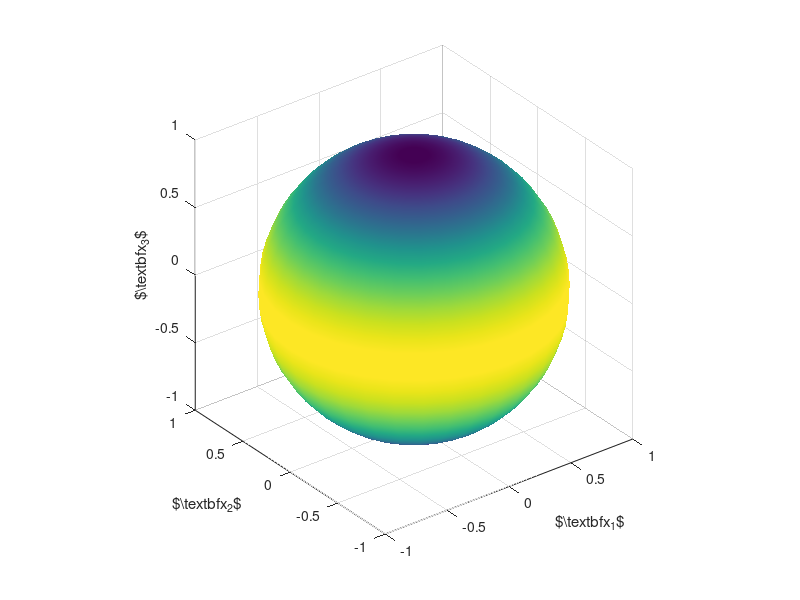

This figure's MATLAB source: (Note: this script raises an error after producing the figure.)
cd 'C:\Users\Felipe\Downloads\projects\Gr'

%% 1 - Rank 1 
clc, clear, close all

x = rand(3,1); x = x/norm(x);
x = [0;0;1];
y = rand (3,1); y = y/norm(y);

[X,Y,Z] = sphere(32);
T = 1-(X*x(1)+Y*x(2)+Z*x(3)).^2;


%% Plotting
f1= figure(1); subplot(111), clc
surf(X,Y,Z,T)

xlabel('$\textbf{x}_1$'), ylabel('$\textbf{x}_2$'), zlabel('$\textbf{x}_3$'), %title('$f(\textbf{x})$')
pbaspect([1 1 1]); axis equal, shading interp, colormap parula;
cb = colorbar; set(cb,'position',[.89 .3 ,.04 .35]) 
set(f1,'WindowStyle','normal')
set(gcf, 'Position', [2^3, 2^8, 2^9+2^5, 2^9])
set(gca,'fontsize', 20)

%% Persistence
export_fig './figures/rank1.pdf' -pdf -transparent -c[0,Inf,Inf,Inf]
saveas(f1,'./figures/rank1.fig')

%% 2 - Full obs landscape
clc, clear

m = 100;
n = 200;
r = 6;
tiks = 32;
p = .9; 

U = orth(randn(m,r));
V = orth(randn(m,r));  [U,V] = orthogonal_project_normalize(U,V);
M = U*diag([1 1 1 1.4 1.4 1.4])*orth(rand(n,r))';

O = rand(m,n) < p;
[dX,dY] = meshgrid(linspace(pi/2,0,tiks),linspace(pi/2,0,tiks));
f = partial_projectionDist(tiks,U,V,M,O,p);

%% Plotting
f2 = figure(1); subplot(111), clc
surf(dX,dY,f,'EdgeColor',[.75 .75 .75]), colormap parula, hold on
xlabel('$\theta_1$'), ylabel('$\theta_2$')

pbaspect([1 1 1]), cb = colorbar; set(cb,'position',[.875 .3 ,.04 .425]), caxis([0,4.5])
set(gca,'xtick',0:pi/4:pi/2,'xticklabel',{'0','\pi/4','\pi/2'})
set(gca,'ytick',0:pi/4:pi/2,'yticklabel',{'0','\pi/4','\pi/2'})
view(-40,22), 
set(f2,'WindowStyle','normal')
set(gcf, 'Position', [2^3, 2^8, 2^9+2^7, 2^9])
set(gca,'fontsize', 20)
hold off


%% Persistence
export_fig './figures/full_landscape.pdf' -pdf -transparent -c[0,Inf,Inf,Inf]
saveas(f2,'./figures/full_landscape.fig')

%% 2 Landscape/geodesics
clc, clear

m = 100;
n = 200;
r = 6;
tiks = 32;
pts = 20;
p = 1; 

U = orth(randn(m,r));
V = orth(randn(m,r));  [U,V] = orthogonal_project_normalize(U,V);
M = U*diag([1 .5 1 .5 1 .5])*orth(rand(n,r))';

O = rand(m,n) < p;

f = partial_projectionDist(tiks,U,V,M,O,p);
[t1,t2,f1] = geodesic2([4/8*pi/2,0],[0,5/8*pi/2],V,U,O,M,pts,p);
[t3,t4,f2] = geodesic2([0,2/8*pi/2],[2/4*pi/2,3/4*pi/2],V,U,O,M,pts,p);
[t5,t6,f3] = geodesic2([3/8*pi/2,0],[pi/2,pi/2],V,U,O,M,pts,p);
[dX,dY] = meshgrid(linspace(pi/2,0,tiks),linspace(pi/2,0,tiks));

%% Plotting
fig3 = figure(1); clc, 
fonts = 22;

subplot(2,3,[1 2 4 5])
surf(dX,dY,f,'EdgeColor',[.75 .75 .75]), colormap parula, hold on
plot3(t1,t2,f1+.01,'.-','Markersize',8,'color', 'magenta')
plot3(t3,t4,f2+.01,'.-','Markersize',8,'color', [.54 0 .54])
plot3(t5,t6,f3+.01,'.-','Markersize',8,'color', [.85 .125 .125])
plot3(t1(find(t2<pi/4 & t1<pi/4, 1,'last')),t2(find(t2<pi/4 & t1<pi/4, 1,'last')),f1(find(t2<pi/4 & t1<pi/4, 1,'last')),'.-','Markersize',24,'color', 'magenta')
plot3(t3(find(t3<pi/4 & t4<pi/4, 1,'last')),t4(find(t3<pi/4 & t4<pi/4, 1,'last')),f2(find(t3<pi/4 & t4<pi/4, 1,'last')),'.-','Markersize',24,'color', [.54 0 .54])
plot3(t5(find(t5<pi/4 & t6<pi/4, 1,'last')),t6(find(t5<pi/4 & t6<pi/4, 1,'last')),f3(find(t5<pi/4 & t6<pi/4, 1,'last')),'.-','Markersize',24,'color', [.85 .125 .125])

pbaspect([1 1 .85]), cb = colorbar; set(cb,'position',[.075 .3 ,.025 .45]), caxis([0,2])
set(gca,'ztick',0:1:4,'zticklabel',{'0','1','2','3','4'})
set(gca,'xtick',0:pi/4:pi/2,'xticklabel',{'0','\pi/4','\pi/2'})
set(gca,'ytick',0:pi/4:pi/2,'yticklabel',{'0','\pi/4','\pi/2'})
view(-40,22), xlabel('$\theta_1$'), ylabel('$\theta_2$')
set(gca,'fontsize', fonts), pbaspect([1 1 1]), 
hold off


subplot(2,3,3)
imagesc(linspace(pi/2,0,tiks),linspace(pi/2,0,tiks),f), hold on,  caxis([0,2])
plot(t1,t2,'.-','Markersize',8,'color', 'magenta')
plot(t3,t4,'.-','Markersize',8,'color', [.54 0 .54])
plot(t5,t6,'.-','Markersize',8,'color', [.85 .125 .125])
plot(t1(find(t2<pi/4 & t1<pi/4, 1,'last')),t2(find(t2<pi/4 & t1<pi/4, 1,'last')),'.-','Markersize',24,'color', 'magenta')
plot(t3(find(t3<pi/4 & t4<pi/4, 1,'last')),t4(find(t3<pi/4 & t4<pi/4, 1,'last')),'.-','Markersize',24,'color', [.54 0 .54])
plot(t5(find(t5<pi/4 & t6<pi/4, 1,'last')),t6(find(t5<pi/4 & t6<pi/4, 1,'last')),'.-','Markersize',24,'color', [.85 .125 .125])

pbaspect([1 1 1])
set(gca,'xtick',0:pi/4:pi/2,'xticklabel',{'0','\pi/4','\pi/2'})
set(gca,'ytick',0:pi/4:pi/2,'yticklabel',{'0','\pi/4','\pi/2'})
set(gca,'YDir','normal'), set(gca,'xaxisLocation','bottom')
xlabel('$\theta_1$'), ylabel('$\theta_2$')
set(gca,'fontsize', fonts)
hold off


subplot(2,3,6)
plot(linspace(0,1,pts),flip(f1),'.-','color','magenta'), hold on
plot(linspace(0,1,pts),flip(f2),'.-','color',[.54 0 .54]), 
plot(linspace(0,1,pts),flip(f3),'.-','color',[.85 .125 .125]), 
plot(1-(find(t2<pi/4 & t1<pi/4, 1,'last')-1)/(pts-1),f1(find(t2<pi/4 & t1<pi/4, 1,'last')),'.-', 'Markersize',20, 'color','magenta'), 
plot(1-(find(t4<pi/4 & t3<pi/4, 1,'last')-1)/(pts-1),f2(find(t4<pi/4 & t3<pi/4, 1,'last')),'.-', 'Markersize',20, 'color',[.54 0 .54]), 
plot(1-(find(t6<pi/4 & t5<pi/4, 1,'last')-1)/(pts-1),f3(find(t6<pi/4 & t5<pi/4, 1,'last')),'.-', 'Markersize',20, 'color',[.85 .125 .125]), 

pbaspect([1 1 1])
grid on,, xlabel('$t$'),ylabel('$f_{\textbf{full}}(X_t)$')
set(gca,'fontsize', fonts)
hold off

set(fig3,'WindowStyle','normal')
set(gcf, 'Position', [2^3, 2^8, 2^9+2^9, 2^9])

%% Persistence
export_fig './figures/full_geodesics.pdf' -pdf -transparent -c[Inf,Inf,1,Inf]
saveas(fig3,'./figures/full_geodesics.fig')

%% 3 Rate
clc, clear

m = 100;
n = 200;
r = 2;
tiks = 32;
pts = 30;
eta = .2;

Um = incohere(m,r,5000); U =Um;
% U = orth(randn(m,r));
V = orth(randn(m,r));  [U,V] = orthogonal_project_normalize(U,V);

M = U*diag([1 1.2])*orth(rand(n,r))';
f = projectionDist(tiks,U,V,M);

[dX,dY] = meshgrid(linspace(pi/2,0,tiks),linspace(pi/2,0,tiks));

%% Plotting
fig4 = figure(1); clc

subplot(3,2,1:4)
surf(dX,dY,f,'EdgeColor',[.75 .75 .75]), colormap parula, hold on, 
pbaspect([1 1 1]), view(-40,22)
set(gca,'xtick',0:pi/4:pi/2,'xticklabel',{'0','\pi/4','\pi/2'})
set(gca,'ytick',0:pi/4:pi/2,'yticklabel',{'0','\pi/4','\pi/2'})
xlabel('$\theta_1$'), ylabel('$\theta_2$')
cb = colorbar; set(cb,'position',[.89 .52 ,.035 .26]), caxis([0,1.5])
set(gca,'fontsize', 14)


color = 0;
for i = linspace(0.1,pi/2-.1,3)
s0 = .95*cos(i)^.35*pi/2; t0 = .95*sin(i)^.15*pi/2;
X = U*diag([cos(s0) cos(t0)]) + V*diag([sin(s0) sin(t0)]);
[ss,tt,ff,fp,inc] = proj_trajectory(X,U,V,M,eta,pts);

subplot(3,2,1:4)
if color == 0
    color = 'magenta';
elseif strcmp(color,'magenta')
    color = [.54 0 .54];
else
    color = [.85 .125 .125];
end
plot3(ss,tt,fp+.01,'.-','Markersize',14,'color',color)

subplot(3,2,5)
semilogy(ff, '.-','color', color, 'Markersize',5),  hold on, grid on

subplot(3,2,6)
plot(10*sqrt(inc), '.-','color',color), hold on

end

subplot(3,2,1:4), hold off
text(-.5,-.5,0, '(a)','fontsize',15)

subplot(3,2,5), 
text(11,3e-6, '(b)','fontsize',15), xlabel('$k$'), ylabel('$\log f(X_k)$')
set(gca,'fontsize', 13), ylim([10^(-4),1])
grid on, hold off

subplot(3,2,6)
text(11,1.45, '(c)','fontsize',15), xlabel('$k$'), ylabel('$10\cdot\max_i ||e_i^\top X_k||$')
set(gca,'fontsize', 13)
grid on, hold off

set(fig4,'WindowStyle','normal')
set(gcf, 'Position', [2^3, 2^8, 2^9, 2^9+1.75*2^7])

%%
export_fig './figures/GD-rate-incoherence.pdf' -pdf -transparent -c[Inf,Inf,10,Inf]
saveas(fig4,'./figures/GD-rate-incoherence.fig')

%% Aux

function [X,Y,Z] = pos_sphere(n)
[V,U] = meshgrid(linspace(0,pi/2,n), linspace(0,pi/2,n));

X = cos(V) .* sin(U);
Y =  sin(V);
Z = cos(V) .* cos(U);
end


% [X,Y,Z] = pos_torus(.1,1,tiks); surf(X,Y,Z,f)
% xlabel('$\theta_1$'), ylabel('$\theta_2$'), title('$f(\textbf{x})$')
% pbaspect([1 1 1]), axis equal,  %shading interp, colorbar 
function [X,Y,Z] = pos_torus(R,r,n)

[V,U] = meshgrid(-pi/4+linspace(0,pi/2,n), 0*pi/4+linspace(0,pi/2,n));

X = (R+r*cos(V)).* cos(U);
Y = (R+r*cos(V)).*sin(U);
Z = r*sin(V);

end

function f = partial_Boumal(n,U,V,M,O,p,l)
f = zeros(n,n);
m = size(U,1);
r = size(V,2)/2;

X = 0*U;
ss = linspace(0,pi/2,n);
tt = linspace(0,pi/2,n);
for si = 1:n
    for ti = 1:n
        s = ss(si);
        t = tt(ti);
        X = V*diag([cos(t)*ones(1,r) cos(s)*ones(1,r)]) + ...
            U*diag([sin(t)*ones(1,r) sin(s)*ones(1,r)]);
%         f(si,ti) = 1/p*.5*norm(O.*(M - X*X'*M),'fro')^2; % TODO correct this
        A = ((1-l^2)* kron(eye(m), X')*diag(O(:))*kron(eye(m),X) + l^2*eye(m*r));
        Y = (M.*O)'*U;
        Y = reshape(A\reshape(Y,[],1),m,r);
        f(si,ti) = .5/p*norm(O.*(X*Y' - O.*M),'fro')^2 + .5/p*l^2*(norm(Y,'fro')^2-norm(O.*(X*Y'),'fro')^2);
    end
end
end

function f = partial_projectionDist(n,U,V,M,O,p)
f = zeros(n,n);
m = size(U,1);
r = size(V,2)/2;

X = 0*U;
ss = linspace(0,pi/2,n);
tt = linspace(0,pi/2,n);
for si = 1:n
    for ti = 1:n
        s = ss(si);
        t = tt(ti);
%         X(:,1) = V(:,1)*cos(t) + U(:,1)*sin(t);
%         X(:,2) = V(:,2)*cos(s) + U(:,2)*sin(s);
        X = V*diag([cos(t)*ones(1,r) cos(s)*ones(1,r)]) + ...
            U*diag([sin(t)*ones(1,r) sin(s)*ones(1,r)]);
        f(si,ti) = 1/p*.5*norm(O.*(M - X*X'*M),'fro')^2;
    end
end
end


function f = projectionDist(n,U,V,M)
f = zeros(n,n);

X = 0*U;
ss = linspace(0,pi/2,n);
tt = linspace(0,pi/2,n);
for si = 1:n
    for ti = 1:n
        s = ss(si);
        t = tt(ti);
        X(:,1) = V(:,1)*cos(t) + U(:,1)*sin(t);
        X(:,2) = V(:,2)*cos(s) + U(:,2)*sin(s);
        f(si,ti) = .5*norm(M - X*X'*M,'fro')^2;
    end
end

end

function [t1,t2,f] = geodesic2(a,b,V,U,O,M,tiks,p)
t1 = linspace(a(1),b(1),tiks);
t2 = linspace(a(2),b(2),tiks);
r = size(V,2)/2;
f = 0*t1;
for i = 1:tiks
    X = U*diag([cos(t1(i))*ones(1,r) cos(t2(i))*ones(1,r)]) +...
        V*diag([sin(t1(i))*ones(1,r) sin(t2(i))*ones(1,r)]);
    f(i) = 1/p*.5*norm(O.*(M-X*X'*M),'fro')^2;
end
end

function [t1,t2,f] = geodesic(s1,s2,V,U,O,M,tiks,p)
t1 = linspace(0,s1,tiks);
t2 = linspace(0,s2,tiks);
r = size(V,2)/2;
f = 0*t1;
for i = 1:tiks
    X = U*diag([cos(t1(i))*ones(1,r) cos(t2(i))*ones(1,r)]) +...
        V*diag([sin(t1(i))*ones(1,r) sin(t2(i))*ones(1,r)]);
    f(i) = 1/p*.5*norm(O.*(M-X*X'*M),'fro')^2;
end
end


function [s,t] = rank2Project(X,V,U)
s = zeros(1,2);
for i = 1:2
u = X'*V(:,i);
v = X'*U(:,i);

a = norm(u)^2;
b = 2*u'*v;
c = norm(v)^2;

if b<=0
    if a>=c
        s(i) = 0;
    else
        s(i) = pi/2;
    end
else
    s(i) = .5*(pi/2 - atan((a-c)/b));
end
end
t = s(2);
s = s(1);
end

function [ss,tt,f,fp,inc] = proj_trajectory(X0,U,V,M,eta,iter)
% TODO add incoherence marker
ss = zeros(iter,1);
tt = zeros(iter,1);
f = zeros(iter,1);
fp = zeros(iter,1);
X = X0;
m = size(M,1);
inc = zeros(iter,1);
for i = 1:iter
%  X
grad = (eye(m) - X*X')*M*M'*X;
X = orth(X + eta*grad);
f(i) = .5*norm(M-X*X'*M,'fro')^2;
inc(i) = max(sum(X.^2,2));

% pX
[s,t] = rank2Project(X,U,V);
ss(i) = s; tt(i) = t;
pX = U*diag([cos(s) cos(t)]) + V*diag([sin(s) sin(t)]);
fp(i) = .5*norm(M-pX*pX'*M,'fro')^2;

end
end

function [U,X] = orthogonal_project_normalize(U,X)
[A,S,B] = svd(X' * U);
X = X*A;
U = U*B;
X = X - U*U'*X;
X = X./sqrt(sum(X.^2,1));
end

function Um = incohere(m,r,iter)
inc = 10;
Um = orth(rand(m,r));
for i = 1:iter
    U = orth(randn(m,r));
    if  max(sum(U.^2,2))*m/r < inc
        Um = U;
        inc = max(sum(U.^2,2))*m/r;
    end
end
end

%% Gradient descent 
% m = 25;
% r = 4;
% r0 = 0;
% eta = 1e-3;
% iter = 1e4;
% res = ones(1,iter);
% res2 = ones(1,iter);
% % sig = .1;
% % rng(823)
% 
% % U = randn(m,r);
% U = [eye(r); zeros(m-r,r)];
% 
% % M = U*diag(1+rand(1,r))*orth(rand(m,r))';
% % M = U*diag(ones(1,r))*orth(rand(m,r))';
% M = U*diag(linspace(1,2,r))*orth(rand(m,r))';
% 
% X = orth(randn(m,r));
% X(1:m,1:r0) = [eye(r0); zeros(m-r0,r0)];
% 
% %
% for i = 1:iter
% grad = (eye(m) - X*X')*M*M'*X;
% X = orth(X + eta*grad);
% res(i) = norm(X*X'*M-M,'fro');
% res2(i) =  norm(grad,2);
% end
% 
% figure(1)
% yyaxis left,  plot(res), grid on,   ylim([0,3]), xlim([1,iter])
% yyaxis right,  plot(res2), grid on
% 

